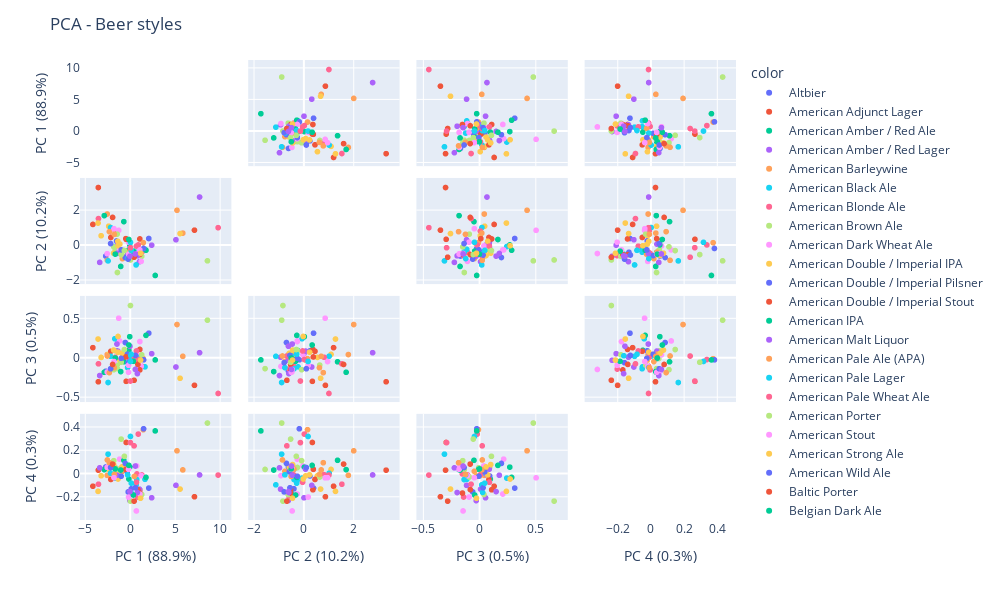

The code cell stored with this chart in its notebook:
### Markdown cell above
Considering projections on other PCA components, the results remain quite disappointing.

### Code cell
pca = PCA()
components = pca.fit_transform(X)
labels_var = {
    str(i): f"PC {i+1} ({var:.1f}%)"
    for i, var in enumerate(pca.explained_variance_ratio_ * 100)
}

fig = px.scatter_matrix(
    components,
    labels=labels_var,
    dimensions=range(4),
    color=style_labels,
)
fig.update_traces(diagonal_visible=False)
fig.update_layout(
    title='PCA - Beer styles',
    width=1000,
    height=600,
)
fig.show()
